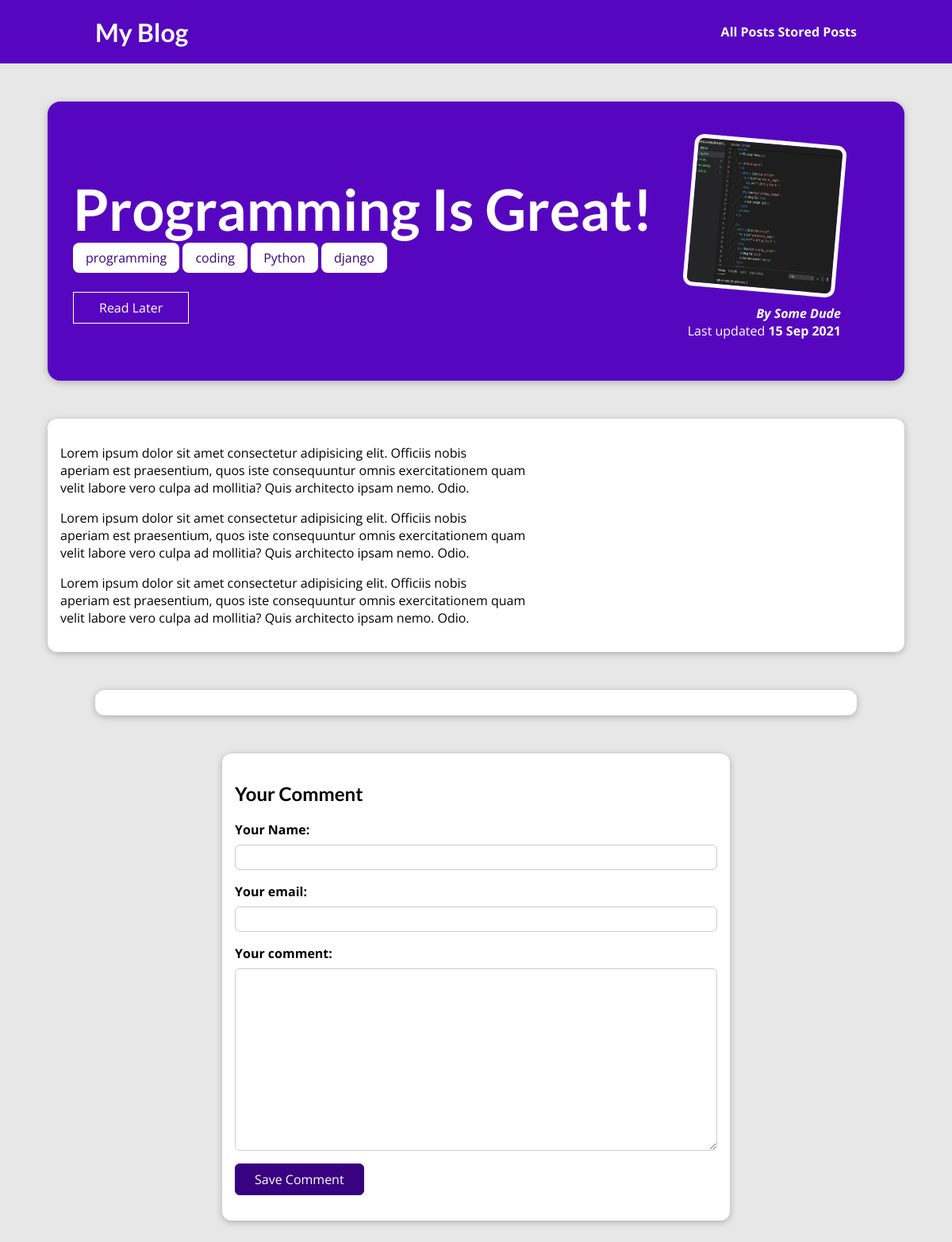
The page /posts/programming-is-great on the database its author committed.
### blog/models.py (models this page shows, shortened)
class Post(models.Model):
    title = models.CharField(max_length=200)
    excerpt = models.TextField(default='', null=False, max_length=200)
    image = models.ImageField(upload_to="posts", null=True)
    date = models.DateTimeField(verbose_name='date')
    slug = models.SlugField(unique=True, max_length=30, default='', null=False)
    content = models.TextField(validators=[MinLengthValidator(10), MaxLengthValidator(2000)])
    author = models.ForeignKey(Author, null=False, on_delete=models.RESTRICT, related_name='posts')
    tags = models.ManyToManyField(Tag)

class Tag(models.Model):
    caption = models.CharField(max_length=15)

class Author(models.Model):
    first_name = models.CharField(max_length=30)
    last_name = models.CharField(max_length=50)
    email = models.EmailField()
    def __str__(self):
        return f'{self.first_name} {self.last_name}'

### blog/views.py (the view, shortened to what this page needs)
# urls.py: path('posts/<slug:slug>', views.IndividualPostView.as_view(), name='individual_post'),
class IndividualPostView(View):
    def get(self, request, slug):
        context = self.get_context(request, slug, comment_form=CommentForm())
        return render(request, 'blog/post_detail.html', context)
    @staticmethod
    def is_stored_post(request, post_id):
        stored_posts = request.session.get('stored_posts')
        if stored_posts is not None:
            is_saved_for_later = post_id in stored_posts
        else:
            is_saved_for_later = False
        return is_saved_for_later
    def get_context(self, request, slug, comment_form):
        post = Post.objects.get(slug=slug)
        context = {
            'post': post,
            'tags': post.tags.all(),
            'comment_form': comment_form,
            'comments': post.comments.all().order_by('-id'),
            'saved_for_later': self.is_stored_post(request, post.id)
        }
        return context

### blog/forms.py
class CommentForm(forms.ModelForm):
    class Meta:
        model = Comment
        exclude = ['post']
        labels = {
            'user_name': 'Your Name',
            'user_email': 'Your email',
            'text': 'Your comment'
        }

### blog/templates/blog/post_detail.html (shortened to what this page needs)
{% extends 'base.html' %}
{% load static %}
{% block css_files %}
    <link rel="stylesheet" href="{% static 'blog/post_detail.css' %}"/>
{% endblock %}
{% block content %}
    <section id="summary">
        <h2>{{ post.title }}</h2>
        <div>
            {% for tag in tags %}
                <span class="tag">{{ tag.caption }}</span>
            {% endfor %}
        </div>
        <div id="read-later">
            <form action="{% url 'read-later' %}" method="POST">
                <button>
                    {% if saved_for_later %}
                        Remove from "Read Later" list
                    {% else %}
                        Read Later
                    {% endif %}
                </button>
            </form>
        </div>
        <article>
            <img src="{{ post.image.url }}" alt="{{ post.title }}"/>
            <address>By <a href="mailto:{{post.author.email}}">{{ post.author }}</a></address>
            <div>
                Last updated
                <time>{{ post.date|date:"d M Y" }}</time>
            </div>
        </article>
    </section>
    <main>
        {{ post.content|linebreaks }}
    </main>
    <section id="comments">
    </section>
    <section id="comment-form">
        <h2>Your Comment</h2>
        <form action="{% url 'individual_post' post.slug %}" method="POST">
            {% for form_field in comment_form %}
                <div class="form-control {% if form_field.errors %}invalid{% endif %}">
                    {{ form_field.label_tag }}
                    {{ form_field }}
                </div>
            {% endfor %}
            <button>Save Comment</button>
        </form>
    </section>
{% endblock %}

### static/app.css (style rules this page uses)
* { box-sizing: border-box; }
html { font-family: 'Open Sans', 'Lato', sans-serif; }
body { margin: 0; }
h1, h2, h3 { font-family: 'Lato', sans-serif; font-weight: bold; }

### blog/static/blog/post_detail.css (style rules this page uses)
body { background-color: #e7e7e7; }
#summary { margin: 8rem auto 3rem auto; padding: 2rem; width: 90%; max-width: 90rem; border-radius: 16px; background-color: #5706c0; position: relative; box-shadow: 0 2px 8px rgba(0, 0, 0, 0.25); height: 22rem; }
#summary h2 { color: white; font-size: 4.5rem; margin-bottom: 0.5rem; }
#summary article { position: absolute; top: 2rem; right: 3rem; padding: 1rem 2rem; border-radius: 12px; text-align: right; color: white; }
#summary article img { width: 12rem; height: 12rem; border-radius: 12px; transform: rotateZ(5deg); border: 5px solid white; margin-bottom: 1rem; }
#summary address { font-weight: bold; }
#summary a { color: white; text-decoration: none; }
#summary time { font-weight: bold; }
#read-later { margin: 2rem 0; }
#read-later button { background-color: transparent; border: 1px solid white; padding: 0.5rem 2rem; font: inherit; color: white; cursor: pointer; }
main { width: 90%; max-width: 90rem; margin: 3rem auto; background-color: white; padding: 1rem; border-radius: 12px; box-shadow: 0 2px 8px rgba(0, 0, 0, 0.25); }
.tag { background-color: white; color: #390281; padding: 0.5rem 1rem; border-radius: 8px; }
#comment-form { margin: 3rem auto; width: 90%; max-width: 40rem; border-radius: 12px; background-color: white; box-shadow: 0 2px 8px rgba(0, 0, 0, 0.25); padding: 1rem; }
#comment-form button { font: inherit; background-color: #390281; color: white; border: 1px solid #390281; padding: 0.5rem 1.5rem; border-radius: 6px; cursor: pointer; }
.form-control { margin-bottom: 1rem; }
.form-control label { font-weight: bold; margin-bottom: 0.5rem; display: block; }
.form-control input, .form-control textarea { display: block; width: 100%; font: inherit; padding: 0.25rem; border-radius: 6px; border: 1px solid #ccc; }
#comments { margin: 3rem auto; width: 90%; max-width: 60rem; border-radius: 12px; background-color: white; box-shadow: 0 2px 8px rgba(0, 0, 0, 0.25); padding: 1rem 2rem; }

### rows shown on the page
Post: title "Programming Is Great!", image (picture), author "Some Dude", date "15 Sep 2021", content "Lorem ipsum dolor sit amet consectetur adipisicing elit. Officiis nobis aperiam est praesentium, quos iste consequuntur omnis exercitationem quam velit labore vero culpa ad mollitia? Quis architecto ipsam nemo. Odio. Lorem ipsum dolor sit amet consectetur adipisicing elit. Officiis nobis aperiam est praesentium, quos iste consequuntur omnis exercitationem quam velit labore vero culpa ad mollitia? Quis architecto ipsam nemo. Odio. Lorem ipsum dolor sit amet consectetur adipisicing elit. Officiis nobis aperiam est praesentium, quos iste consequuntur omnis exercitationem quam velit labore vero culpa ad mollitia? Quis architecto ipsam nemo. Odio."
Tag: caption "programming"
Tag: caption "coding"
Tag: caption "Python"
Tag: caption "django"
